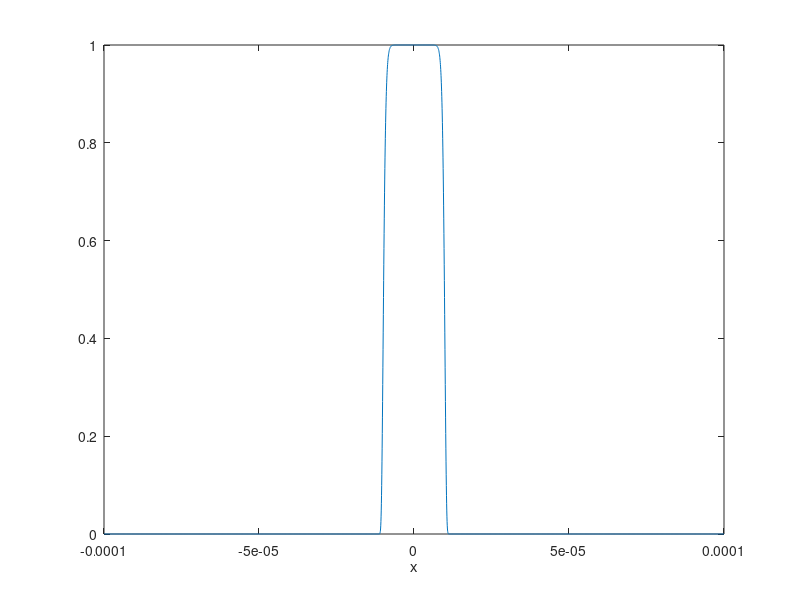

The MATLAB script that drew this image: (Note: this script raises an error after producing the figure.)
%% Design and test an arbitrary beam generation
% This script allows to generate a multiple of super Gaussians focussed
% onto defined target location. Since the tilt angle need to be constant
% (limitation of fabrication) it finds the average phi from multiple spots.
% NB: Since the bandwidth for tilt angle is quite narrow, we may need to
% put the spots as close as possible or focus at a larger distance.
%
% After generating the required grating period and dng, it will put it into
% comsol to test.

% Indices [1]
n_air   = 1;
n_clad  = 1.4555;
n_core  = 1.4608;
n_eff   = 1.4635;

% Heights of the layers [m]
h_clad  = 15e-6;
h_core  = 5e-6;

% Parameters of the Gaussians
% Positions of the Gaussian addressing [m]
d       = 50e-6;
r_xs    = 0e-6;
% r_xs    = [-5e-6, 5e-6] + 0e-6;
% r_xs    = [-20e-6, 20e-6];
% r_xs    = [0, 30e-6];
% Common features of the Gaussians
w       = 10e-6;
n       = 10;
lambda  = 780e-9;
outP    = 0.2;

% wavenumbers
k0      = 2*pi*n_air/lambda;
k_clad  = 2*pi*n_clad/lambda;
k_core  = 2*pi*n_core/lambda;

%% Define beam in target plane
% tilt angle of Gaussians (0 rad = vertical)
phis    = atan(r_xs./d);
% Calculate mean phis for the grating design
phi     = mean(phis) + pi/2;
% NB: theta is caculated in the COMSOL file.


% defining the range for the grating where .mph file as grating length of
% 100 um, so  x_max - x_min need to be larger.
x_min   = -100e-6;
x_max   = 100e-6;
x       = linspace(x_min, x_max, 2^12)';
x_ori   = x;

%% Arbitrary field on target location
gaussian_air = @(x, phi, x_tar, w_0, n) ...
    exp(-1i * k0 * (  sin(phi)*x  )) .* exp(-( (x-x_tar)/w_0 ).^( 2*n ));

num_add     = length(r_xs);
Ez_ori  = 0;

for ii = 1:num_add
    Ez_ori = Ez_ori + gaussian_air(x, phis(ii), r_xs(ii), w, n);
end

% factor = 1;
% for ii = 1:num_add
%     if ii == 2
%         factor = .5;
%     end
%     Ez_ori = Ez_ori + gaussian_air(x, phis(ii), r_xs(ii), w, n)*factor;
% end

Ek_tar  = fftshift( fft( fftshift(Ez_ori) ) );
%% Checking the multi-addressing Gaussians
figure(1); clf;
plot(x, abs(Ez_ori))
xlabel('x')
for ite = 1:length(r_xs)
    xline(r_xs(ite));
end
ylim([0 1.1])
ylabel('|E|')
title('Field on target')

%% Propagation onto the grating plane
k       = linspace(-pi, pi, length(x) )'./(x(1) - x(2));
ky_air  = real( sqrt(k0^2 - k.^2) );
ky_clad = real( sqrt(k_clad^2 - k.^2) );
ky_core = real( sqrt(k_core^2 - k.^2) );

phase_air   = asin(k/(n_air*k0));
phase_clad  = asin(k/(n_clad*k0));
phase_core  = asin(k/(n_core*k0));

Ek_grat = exp(-1i*ky_air*-d).*Ek_tar;
Ek_grat = apply_Fresnel(Ek_grat, phase_air, phase_clad, n_air, n_clad, 's');
Ek_grat = exp(-1i*ky_clad*-h_clad).*Ek_grat;
Ek_grat = apply_Fresnel(Ek_grat, phase_clad, phase_core, n_clad, n_core, 's');
Ek_grat = exp(-1i*ky_core*-h_core/2).*Ek_grat;

Ez_grat  = fftshift(  ifft( fftshift(Ek_grat) )  );

figure(2); clf;
plot(x, abs(Ez_grat))
xline(-50e-6)
xline(50e-6)
xlabel('x')
ylabel('|E|')
title('Field on grating')

%% Parameters for grating
% Remove phase from the tilt
% psi     = asin(n_clad*asin(phi/n_clad)/n_core);
Ez_grat = exp(1i*k_clad*sin(mean(phis))*x) .* Ez_grat;

Pz_amp  = abs(Ez_grat).^2;
phase   = unwrap(angle(Ez_grat)); %add 'unwrap' for smoother interpolation!

% computing dng_amp depends on pump depletion
F       = griddedInterpolant(x, Pz_amp, 'spline');
fun     = @(x) F(x);
C       = 1/integral(fun, x_min, x_max);

denu    = zeros(size(x));

for i = 1:length(x)
    denu(i) = 1 - outP * C * integral(fun, -100e-6, x(i));
end

dng_amp = sqrt(outP * C * fun(x) ./ denu);

%%
figure(3); clf;
plot(x, phase)
xlabel('x')
ylabel('phase')
title('desired phase on the grating')
xline(-50e-6)
xline(50e-6)

figure(4); clf;
plot(x, dng_amp)
xlabel('x')
ylabel('grating strength')
title('desired grating strength')
xline(-50e-6)
xline(50e-6)

save('phase.mat',       'x',  'phase');
save('dng_amp.mat',     'x',  'dng_amp');
dng_need = dng_amp/max(dng_amp);

%% Run Comsol
model = mphload('grating_design_arbitrary_v5.3.mph');
model.param('par2').set('phi', [num2str(phi*180/pi), ' [deg]']);
model.study('std1').run

% Dimensions
H       = mphglobal(model, 'H');
L       = mphglobal(model, 'L');
L_g     = mphglobal(model, 'L_g');

lam     = mphglobal(model, 'lambda0');
n_clad  = mphglobal(model, 'n_cl');
dn      = mphglobal(model, 'dn');

% Taking Ez from the measurement line.
x       = linspace(-.5*L, .5*L, 5000);
xx      = [x; (.5*H - 3)*ones(size(x))];
Ez      = mphinterp(model, 'ewfd.Ez',     'coord', xx);

% picture of waveguide
x0       = linspace(-.5*L, .5*L, 2000);
y0       = linspace(-.5*H, .5*H, 2000);
[x1, y1] = meshgrid(x0, y0);
xx       = [x1(:), y1(:)]';
Ez_wg    = mphinterp(model, 'ewfd.Ez',     'coord', xx);
Ez_wg    = reshape(Ez_wg, length(x0), length(y0));

% the efficiency parameters
xx      = [x; zeros(size(x))];
dng_amp = mphinterp(model, 'dng_amp',     'coord', xx);
max_dng = max(dng_amp);

y       = linspace(-.5*H, .5*H, 5000);
yy      = [-.5*L*ones(size(y)); y];
Px      = mphinterp(model, 'ewfd.Poavx',  'coord', yy);
p0      = trapz(y, Px);

yy      = [.5*L*ones(size(y)); y];
Px      = mphinterp(model, 'ewfd.Poavx',  'coord', yy);
p1      = trapz(y, Px);

pow_out     = p1/p0;
dng_need    = dng_need * max_dng;

%%
figure(5); clf;
plot(x, abs(Ez));
xline(-L_g/2)
xline(L_g/2)
xlabel('x')
ylabel('|E|')
title('Field on measurement line')

newStr = num2str(r_xs(1)*1e6);
for ite = 2:length(r_xs)
    newStr = [newStr 'x' num2str(r_xs(ite)*1e6)]; %#ok<AGROW>
end

save([  'data/grating_design',                              ...
        '_dim_',            num2str(H), 'x', num2str(L),    ...
        '_grat_len_',       num2str(L_g),                   ...
        '_lambda_',         num2str(lam),                   ...
        '_n_clad_',         num2str(n_clad),                ...
        '_dn_',             num2str(dn),                    ...
        '_tar_dist_',       num2str(d*1e6),                 ...
        '_tar_xs_',         newStr,                         ...
        '_tar_waist_',      num2str(w*1e6),                 ...
        '_gauss_order_',    num2str(n),                     ...
        '_eta_',            num2str(outP), '.mat'],         ...
        'x_ori', 'Ez_ori', 'phase', 'dng_need', ... % from analytic
        'x', 'Ez', 'dng_amp',      ...  % from comsol: measurement line
        'pow_out',  ...  % efficiency
        'x0', 'y0', 'Ez_wg'); % This is picture of grating profile.